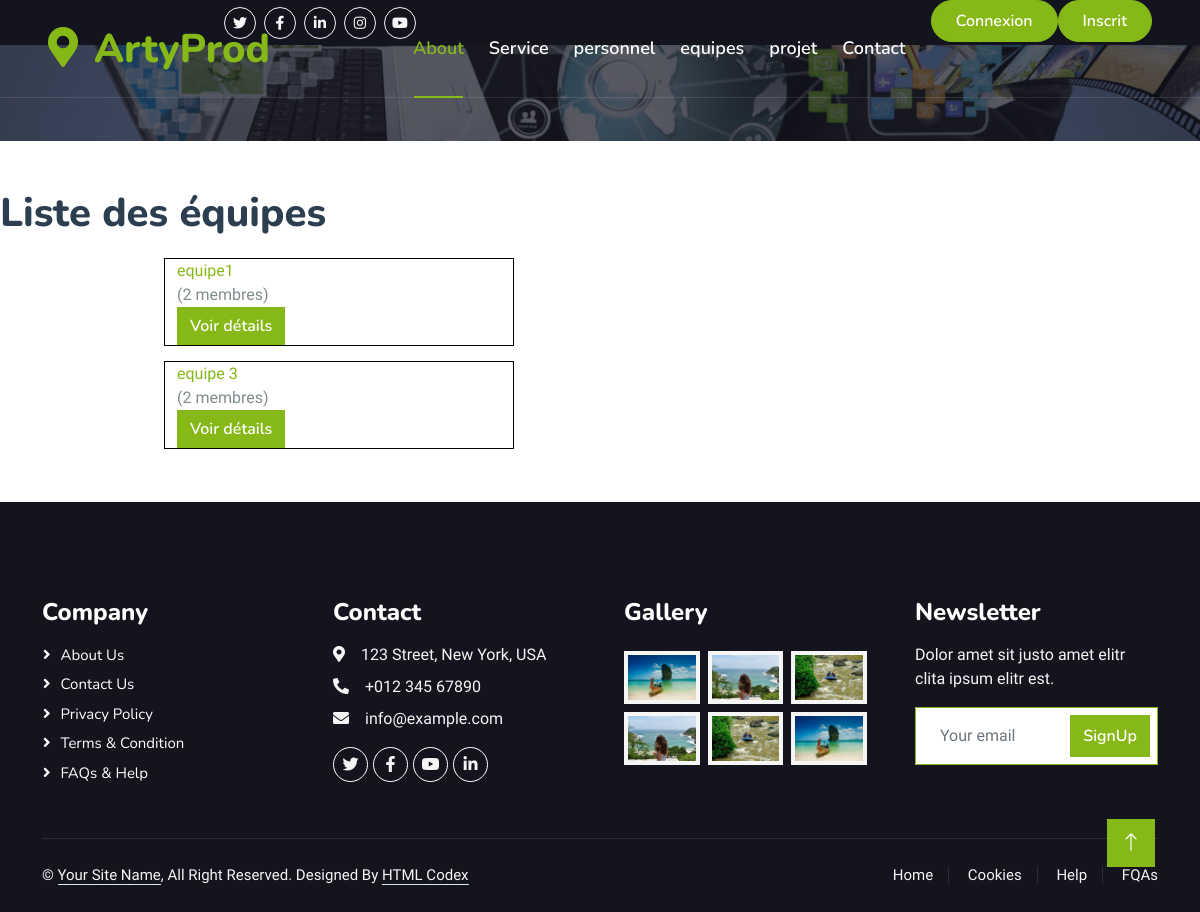
Screenshot of /ArtyProd/Equipes with the database file from the repository.
### ArtyProd/models.py (models this page shows, shortened)
class Equipe(models.Model):
    nom = models.CharField(max_length=25)
    membres = models.ManyToManyField(Personnel)

### ArtyProd/views.py (the view)
# urls.py: path('Equipes', views.list_equipes, name='list_equipes'),
def list_equipes(request):
    equipes = Equipe.objects.all()
    context = {'equipes': equipes}
    return render(request, 'equipes/equipes.html', context)

### ArtyProd/templates/equipes/equipes.html
{% extends 'navbar.html' %}
{% block content %}
<h1>Liste des équipes</h1>
<div class="container-fluid mt-3">
    <div class="row-9">
        {% for equipe in equipes %}
        <div id='equipes' class="col-lg-9 mx-auto" style="margin:5px;">
            <div class="row mx-auto">
                <div class="card" id={{equipe.id}} style="width:350px;border:black solid 1px;margin:5px;">
                    <a href="{% url 'detail_equipe' equipe.id %}">{{ equipe.nom }}</a>
                    ({{ equipe.membres.count }} membres)
                    <div style="width: 350px;">
                        <a href="{% url 'detail_equipe' equipe.id %}" class="btn btn-primary">Voir détails</a>
                    </div>
                </div>
            </div>
        </div>
        {% empty %}
        <li>Aucune équipe n'a été trouvée.</li>
        {% endfor %}
    </div>
</div>
{% endblock %}

### ArtyProd/static/css/style.css (style rules this page uses)
:root { --primary: #86B817; --secondary: #FE8800; --light: #F5F5F5; --dark: #14141F; }
.btn { font-family: 'Nunito', sans-serif; font-weight: 600; transition: .5s; justify-content: center; align-items: center; }
.btn.btn-primary, .btn.btn-secondary { color: #FFFFFF; }

### rows the page displays
Equipe: nom "equipe1", membres.count "2"
Equipe: nom "equipe 3", membres.count "2"
